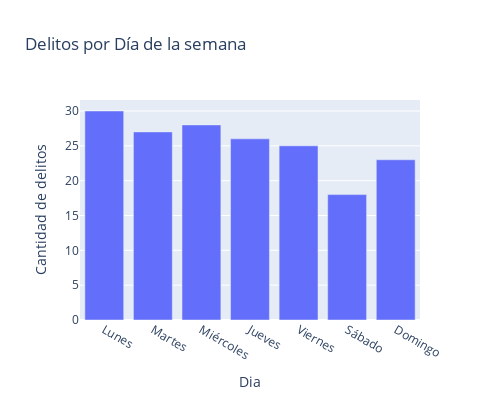

Source (notebook cell):
### Code cell
weekday_crimes_df = crimesbyweekdays(df_crimes).to_frame().reset_index()
weekday_crimes_df.columns.values[0] = "DIA"
weekday_crimes_df.columns.values[1] = "FRECUENCIA"
weekDayOrder = ['Lunes', 'Martes', 'Miércoles', 'Jueves', 'Viernes', 'Sábado', 'Domingo']
fig = px.bar(weekday_crimes_df, x= "DIA", y="FRECUENCIA", title='Delitos por Día de la semana',
             category_orders={"DIA": weekDayOrder},
             width=500, 
             height=400,
             labels={'FRECUENCIA':'Cantidad de delitos','DIA':'Dia'})
fig.show()

### Figure 1 — Plotly figure (JSON) as saved in the notebook; plotly's stock layout.template omitted (floating-point values rounded to 4 significant figures)
{"data": [{"alignmentgroup": "True", "hovertemplate": "Dia=%{x}<br>Cantidad de delitos=%{y}<extra></extra>", "legendgroup": "", "marker": {"color": "#636efa", "pattern": {"shape": ""}}, "name": "", "offsetgroup": "", "orientation": "v", "showlegend": false, "textposition": "auto", "type": "bar", "x": ["Domingo", "Jueves", "Lunes", "Martes", "Miércoles", "Sábado", "Viernes"], "xaxis": "x", "y": [23, 26, 30, 27, 28, 18, 25], "yaxis": "y"}], "layout": {"barmode": "relative", "height": 400, "legend": {"tracegroupgap": 0}, "title": {"text": "Delitos por Día de la semana"}, "width": 500, "xaxis": {"anchor": "y", "categoryarray": ["Lunes", "Martes", "Miércoles", "Jueves", "Viernes", "Sábado", "Domingo"], "categoryorder": "array", "domain": [0, 1], "title": {"text": "Dia"}}, "yaxis": {"anchor": "x", "domain": [0, 1], "title": {"text": "Cantidad de delitos"}}}}
